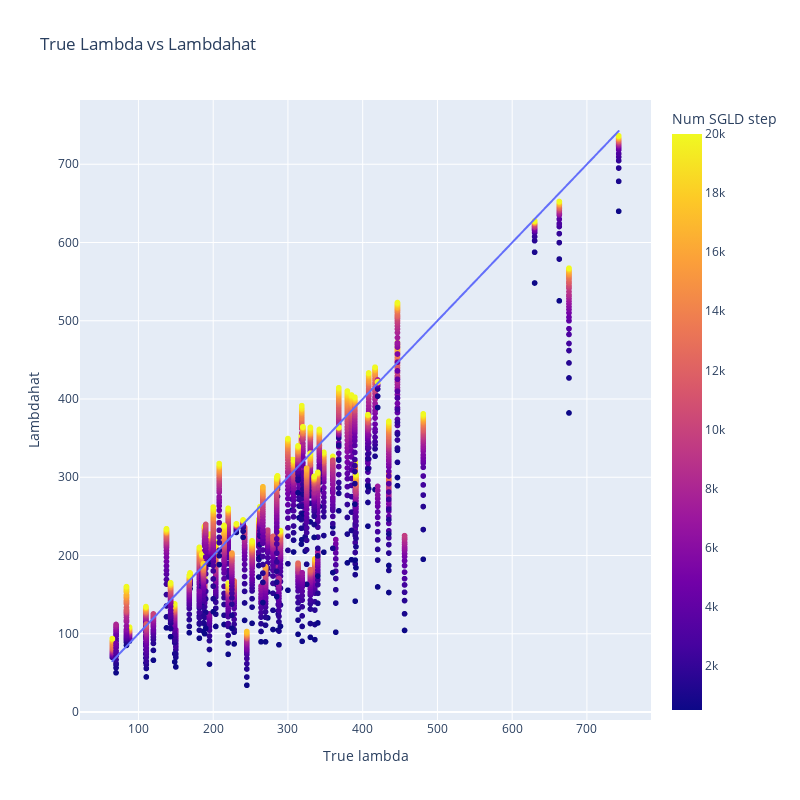

The cell this chart's notebook holds for it:
### Markdown cell above
## Effects of `sgld_config.num_steps`

### Code cell
s = 500
sgld_num_steps = sample_doc["config"]["sgld_config"]["num_steps"]
n = sample_doc["config"]["num_training_data"]
data = []

# df = df_data[~np.isnan(df_data["lambdahat"])]
df = df_data

for i, row in df.iterrows():
    expt_id = row["_id"]
    trace = row["loss_trace"]
    init_loss = row["init_loss"]
    true_lambda = row["true_lambda"]
    for nstep in range(s, sgld_num_steps + 1, s):
        nstep_lambdhat = (np.mean(trace[:nstep]) - init_loss) * n / np.log(n)
        data.append([expt_id, nstep, nstep_lambdhat, true_lambda])
df = pd.DataFrame(data, columns=["_id", "nstep", "lambdahat", "true_lambda"])

fig = px.scatter(
    df, 
    x="true_lambda", 
    y="lambdahat", 
    color="nstep",
    labels={
        "true_lambda": "True lambda",
        "lambdahat": "lambdahat",
        "nstep": "Num SGLD step"
    },
    title="True Lambda vs Lambdahat"
)

# Add the y=x line
sorted_true_lambda = sorted(df["true_lambda"])
fig.add_trace(
    px.line(
        x=sorted_true_lambda, 
        y=sorted_true_lambda
    ).data[0]
)

# Update the layout
fig.update_layout(
    xaxis_title="True lambda",
    yaxis_title="Lambdahat",
    legend_title="Legend",
    width=800,
    height=800, 
    # yaxis_type="log", 
    # xaxis_type="log",
)

### Figure 1 — Plotly figure (JSON) as saved in the notebook; plotly's stock layout.template omitted (floating-point values rounded to 4 significant figures; data arrays with more than 128 entries replaced by an {"elided": "..."} marker saying what was removed)
{"data": [{"hovertemplate": "True lambda=%{x}<br>lambdahat=%{y}<br>Num SGLD step=%{marker.color}<extra></extra>", "legendgroup": "", "marker": {"color": {"elided": "4000 int values"}, "coloraxis": "coloraxis", "symbol": "circle"}, "mode": "markers", "name": "", "showlegend": false, "type": "scattergl", "x": {"elided": "4000 float values"}, "xaxis": "x", "y": {"elided": "4000 float values"}, "yaxis": "y"}, {"hovertemplate": "x=%{x}<br>y=%{y}<extra></extra>", "legendgroup": "", "line": {"color": "#636efa", "dash": "solid"}, "marker": {"symbol": "circle"}, "mode": "lines", "name": "", "showlegend": false, "type": "scattergl", "x": {"elided": "4000 float values"}, "xaxis": "x", "y": {"elided": "4000 float values"}, "yaxis": "y"}], "layout": {"coloraxis": {"colorbar": {"title": {"text": "Num SGLD step"}}, "colorscale": [[0, "#0d0887"], [0.1111, "#46039f"], [0.2222, "#7201a8"], [0.3333, "#9c179e"], [0.4444, "#bd3786"], [0.5556, "#d8576b"], [0.6667, "#ed7953"], [0.7778, "#fb9f3a"], [0.8889, "#fdca26"], [1, "#f0f921"]]}, "height": 800, "legend": {"title": {"text": "Legend"}, "tracegroupgap": 0}, "title": {"text": "True Lambda vs Lambdahat"}, "width": 800, "xaxis": {"anchor": "y", "domain": [0, 1], "title": {"text": "True lambda"}}, "yaxis": {"anchor": "x", "domain": [0, 1], "title": {"text": "Lambdahat"}}}}
